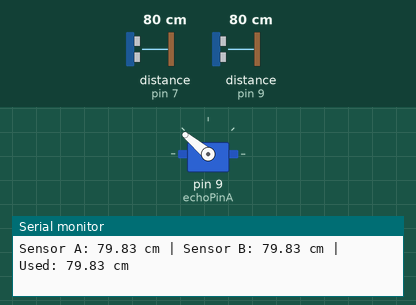
A sketch run on a simulated Arduino Uno, built with avr-gcc and run on an emulated ATmega328P. Parts: servo, the last lines printed to the serial monitor. Wiring (inferred from the names in the program): 2 × ultrasonic range finder: trigger pin 6, echo pin 7 / trigger pin 8, echo pin 9. The test bench sets the inputs (shaded band); at power-on: distance to the obstacle (sensors on pin 7, pin 9) 80 cm. The echo pulse lasts 58.3 µs per cm.

Above: at 1.2 s.
1.3 s: distance to the obstacle (sensor on pin 7) set to 2 cm
At 1.6 s:
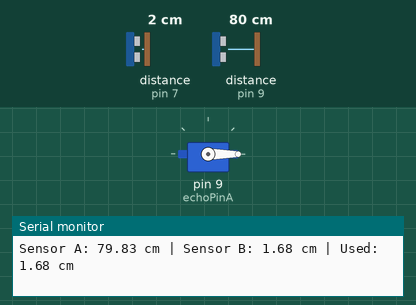
2.8 s: distance to the obstacle (sensor on pin 7) set to 18 cm
At 4.0 s:
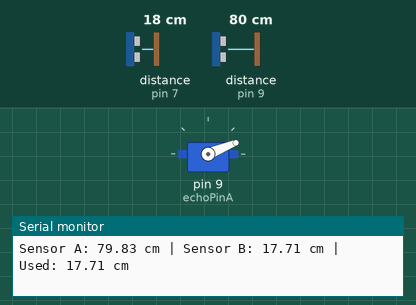
4.3 s: distance to the obstacle (sensor on pin 7) set to 35 cm
At 5.5 s:
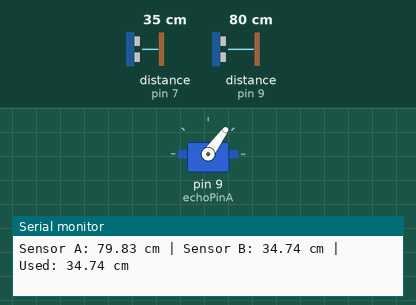
5.8 s: distance to the obstacle (sensor on pin 7) set to 60 cm
At 7.1 s:
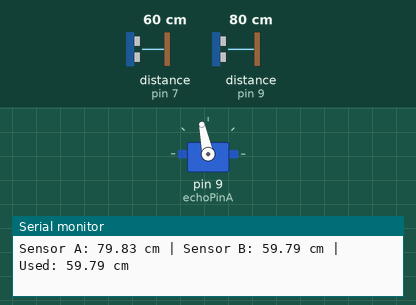
7.4 s: distance to the obstacle (sensor on pin 9) set to 250 cm
10.4 s: distance to the obstacle (sensor on pin 7) set to 250 cm
At 11.6 s:
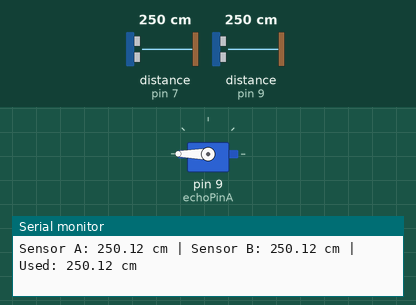
Timing chart, 0 to 13.2 s (numbered marks = the images above; inputs shaded):
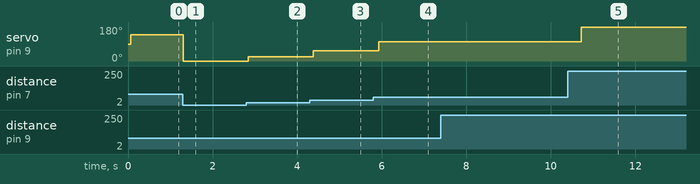

Measured:
- after the input at 1.3 s, servo on pin 9 (echoPinA): 140° → 0° at once
- after the input at 2.8 s, servo on pin 9 (echoPinA): 0° → 22° at once
- after the input at 4.3 s, servo on pin 9 (echoPinA): 22° → 54° after 0.09 s
- after the input at 5.8 s, servo on pin 9 (echoPinA): 54° → 102° after 0.14 s
- after the input at 10.4 s, servo on pin 9 (echoPinA): 102° → 180° after 0.32 s

The sketch:

both_ultrasensors_test_code.ino
```cpp
/*
 * Based on code by Rui Santos - https://randomnerdtutorials.com
 * Modified to handle two HC-SR04 ultrasonic sensors + 1 servo motor
 */

#include <Servo.h>

// Sensor A pins
const int trigPinA = 8;
const int echoPinA = 9;

// Sensor B pins
const int trigPinB = 6;
const int echoPinB = 7;

// Servo pin
const int servoPin = 9;

int pos = 0;
int maxDist = 100; // Max distance in cm (adjustable)
int minDist = 5;   // Minimum distance in cm

Servo myservo;

long durationA, durationB;
float distanceA, distanceB;

void setup() {
  Serial.begin(9600);
  myservo.attach(servoPin);

  pinMode(trigPinA, OUTPUT);
  pinMode(echoPinA, INPUT);

  pinMode(trigPinB, OUTPUT);
  pinMode(echoPinB, INPUT);
}

float getDistanceCM(int trigPin, int echoPin) {
  // Ensure trigger pin is LOW
  digitalWrite(trigPin, LOW);
  delayMicroseconds(5);

  // Trigger pulse
  digitalWrite(trigPin, HIGH);
  delayMicroseconds(10);
  digitalWrite(trigPin, LOW);

  // Read echo
  long duration = pulseIn(echoPin, HIGH, 30000); // 30ms timeout

  // Return distance in cm
  return (duration > 0) ? (duration / 2.0) / 29.1 : -1; // -1 means timeout
}

void loop() {
  // Read distances from both sensors
  distanceA = getDistanceCM(trigPinA, echoPinA);
  delay(50); // Prevent crosstalk
  distanceB = getDistanceCM(trigPinB, echoPinB);

  // Choose the closer distance (if both are valid)
  float distance = -1;
  if (distanceA > 0 && distanceB > 0) {
    distance = min(distanceA, distanceB);
  } else if (distanceA > 0) {
    distance = distanceA;
  } else if (distanceB > 0) {
    distance = distanceB;
  }

  // Show both distances
  Serial.print("Sensor A: ");
  Serial.print(distanceA);
  Serial.print(" cm | Sensor B: ");
  Serial.print(distanceB);
  Serial.print(" cm | Used: ");
  Serial.print(distance);
  Serial.println(" cm");

  // Map distance to servo position
  if (distance > 0) {
    pos = map(distance, minDist, maxDist, 0, 180);
    pos = constrain(pos, 0, 180);
    myservo.write(pos);
  }

  delay(250);
}
```
